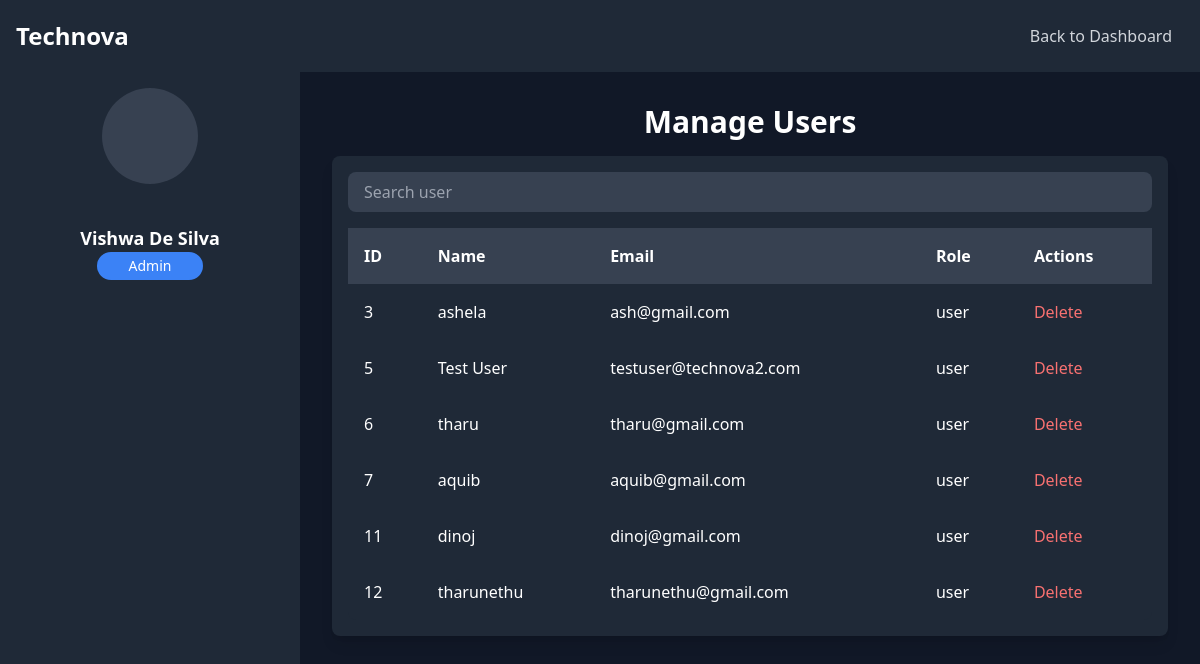
Page /admin/manage_users.php on the committed database.
### tables this page shows
CREATE TABLE `users` (
  `id` int(11) NOT NULL,
  `username` varchar(50) NOT NULL,
  `email` varchar(100) NOT NULL,
  `password` varchar(255) NOT NULL,
  `role` enum('admin','user') DEFAULT 'user',
  `created_at` timestamp NOT NULL DEFAULT current_timestamp()
);

### admin/manage_users.php (the view, shortened to what this page needs)
<?php
include('../includes/db.php');
$stmt = $conn->prepare("SELECT id, username, email, role FROM users WHERE role != 'admin'");
$stmt->execute();
$result = $stmt->get_result();
?>
<!DOCTYPE html>
<html lang="en">
<head>
    <script src="https://cdn.tailwindcss.com"></script>
</head>
<body class="bg-gray-900 text-white">
    <nav class="bg-gray-800 p-4 flex justify-between items-center">
        <div class="flex items-center">
            <h1 class="text-2xl font-bold">Technova</h1>
        </div>
        <a href="dashboard.php" class="text-gray-300 hover:text-white px-3 py-2">Back to Dashboard</a>
    </nav>
    <div class="flex">
        <aside class="w-1/4 bg-gray-800 p-4 min-h-screen">
            <div class="flex flex-col items-center">
                <div class="bg-gray-700 rounded-full h-24 w-24 flex items-center justify-center">
                </div>
                <h2 class="text-lg font-bold mt-10">Vishwa De Silva</h2>
                <span class="bg-blue-500 text-white px-8 py-1 rounded-full text-sm">Admin</span>
            </div>
        </aside>
        <main class="w-3/4 p-8">
            <h2 class="text-3xl font-bold mb-4 text-center">Manage Users</h2>
            <div class="bg-gray-800 p-4 rounded-lg shadow-lg">
                <input type="text" placeholder="Search user" class="w-full px-4 py-2 rounded-lg bg-gray-700 text-white mb-4 focus:ring-2 focus:ring-blue-500">
                <table class="table-auto w-full text-left bg-gray-800 text-white rounded-lg">
                    <thead class="bg-gray-700">
                        <tr>
                            <th class="p-4">ID</th>
                            <th class="p-4">Name</th>
                            <th class="p-4">Email</th>
                            <th class="p-4">Role</th>
                            <th class="p-4">Actions</th>
                        </tr>
                    </thead>
                    <tbody>
                        <?php while ($row = $result->fetch_assoc()): ?>
                            <tr class="hover:bg-gray-700">
                                <td class="p-4"><?= htmlspecialchars($row['id']) ?></td>
                                <td class="p-4"><?= htmlspecialchars($row['username']) ?></td>
                                <td class="p-4"><?= htmlspecialchars($row['email']) ?></td>
                                <td class="p-4"><?= htmlspecialchars($row['role']) ?></td>
                                <td class="p-4">
                                    <a href="delete_user.php?id=<?= $row['id'] ?>" onclick="return confirm('Are you sure you want to delete this user?')" class="text-red-400 hover:text-red-600">Delete</a>
                                </td>
                            </tr>
                        <?php endwhile; ?>
                    </tbody>
                </table>
            </div>
        </main>
    </div>
</body>
</html>

### rows in the picture
users: id "3", username "ashela", email "ash@gmail.com", role "user"
users: id "5", username "Test User", email "testuser@technova2.com", role "user"
users: id "6", username "tharu", email "tharu@gmail.com", role "user"
users: id "7", username "aquib", email "aquib@gmail.com", role "user"
users: id "11", username "dinoj", email "dinoj@gmail.com", role "user"
users: id "12", username "tharunethu", email "tharunethu@gmail.com", role "user"
